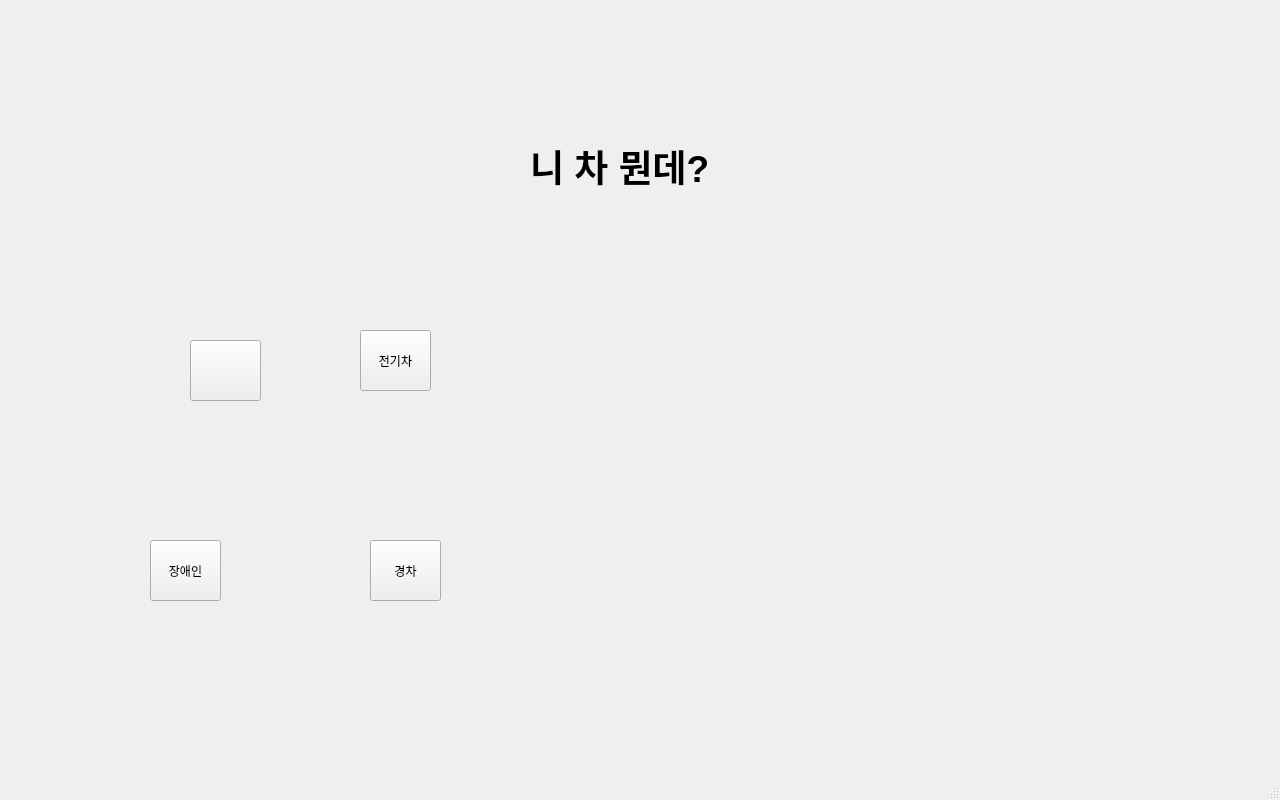
<?xml version="1.0" encoding="UTF-8"?>
<ui version="4.0">
 <class>MainWindow</class>
 <widget class="QMainWindow" name="MainWindow">
  <property name="geometry">
   <rect>
    <x>0</x>
    <y>0</y>
    <width>1280</width>
    <height>800</height>
   </rect>
  </property>
  <property name="windowTitle">
   <string>MainWindow</string>
  </property>
  <widget class="QWidget" name="centralwidget">
   <property name="styleSheet">
    <string notr="true">background image: url(:/parkinglot/test3.png)</string>
   </property>
   <widget class="QLabel" name="label">
    <property name="geometry">
     <rect>
      <x>-30</x>
      <y>10</y>
      <width>1280</width>
      <height>800</height>
     </rect>
    </property>
    <property name="styleSheet">
     <string notr="true">background-image: url(:/parkinglot/test3.png);
background-repeat: no-repeat;          /* 반복 방지 */
background-position: center;           /* 중앙 배치 */
border-image: url(:/parkinglot/test3.png) 0 0 0 0 stretch stretch;
</string>
    </property>
    <property name="text">
     <string/>
    </property>
   </widget>
   <widget class="QPushButton" name="pushButton">
    <property name="geometry">
     <rect>
      <x>360</x>
      <y>330</y>
      <width>71</width>
      <height>61</height>
     </rect>
    </property>
    <property name="text">
     <string>전기차</string>
    </property>
   </widget>
   <widget class="QLabel" name="label_2">
    <property name="geometry">
     <rect>
      <x>530</x>
      <y>140</y>
      <width>351</width>
      <height>51</height>
     </rect>
    </property>
    <property name="font">
     <font>
      <pointsize>28</pointsize>
      <bold>true</bold>
     </font>
    </property>
    <property name="text">
     <string>니 차 뭔데?</string>
    </property>
    <property name="textFormat">
     <enum>Qt::TextFormat::AutoText</enum>
    </property>
   </widget>
   <widget class="QPushButton" name="pushButton_2">
    <property name="geometry">
     <rect>
      <x>190</x>
      <y>340</y>
      <width>71</width>
      <height>61</height>
     </rect>
    </property>
    <property name="autoFillBackground">
     <bool>false</bool>
    </property>
    <property name="text">
     <string/>
    </property>
    <property name="icon">
     <iconset resource="resources.qrc">
      <normaloff>:/parkinglot/003.png</normaloff>:/parkinglot/003.png</iconset>
    </property>
    <property name="iconSize">
     <size>
      <width>100</width>
      <height>100</height>
     </size>
    </property>
    <property name="autoExclusive">
     <bool>false</bool>
    </property>
   </widget>
   <widget class="QPushButton" name="pushButton_3">
    <property name="geometry">
     <rect>
      <x>150</x>
      <y>540</y>
      <width>71</width>
      <height>61</height>
     </rect>
    </property>
    <property name="text">
     <string>장애인</string>
    </property>
   </widget>
   <widget class="QPushButton" name="pushButton_4">
    <property name="geometry">
     <rect>
      <x>370</x>
      <y>540</y>
      <width>71</width>
      <height>61</height>
     </rect>
    </property>
    <property name="text">
     <string>경차</string>
    </property>
   </widget>
  </widget>
  <widget class="QMenuBar" name="menubar">
   <property name="geometry">
    <rect>
     <x>0</x>
     <y>0</y>
     <width>1280</width>
     <height>33</height>
    </rect>
   </property>
  </widget>
  <widget class="QStatusBar" name="statusbar"/>
 </widget>
 <resources>
  <include location="resources.qrc"/>
 </resources>
 <connections>
  <connection>
   <sender>pushButton</sender>
   <signal>clicked()</signal>
   <receiver>MainWindow</receiver>
   <slot>next_screen()</slot>
   <hints>
    <hint type="sourcelabel">
     <x>335</x>
     <y>317</y>
    </hint>
    <hint type="destinationlabel">
     <x>371</x>
     <y>600</y>
    </hint>
   </hints>
  </connection>
  <connection>
   <sender>pushButton_2</sender>
   <signal>clicked()</signal>
   <receiver>MainWindow</receiver>
   <slot>next_screen()</slot>
   <hints>
    <hint type="sourcelabel">
     <x>227</x>
     <y>314</y>
    </hint>
    <hint type="destinationlabel">
     <x>248</x>
     <y>742</y>
    </hint>
   </hints>
  </connection>
  <connection>
   <sender>pushButton_3</sender>
   <signal>clicked()</signal>
   <receiver>MainWindow</receiver>
   <slot>next_screen()</slot>
   <hints>
    <hint type="sourcelabel">
     <x>208</x>
     <y>410</y>
    </hint>
    <hint type="destinationlabel">
     <x>208</x>
     <y>764</y>
    </hint>
   </hints>
  </connection>
  <connection>
   <sender>pushButton_4</sender>
   <signal>clicked()</signal>
   <receiver>MainWindow</receiver>
   <slot>next_screen()</slot>
   <hints>
    <hint type="sourcelabel">
     <x>318</x>
     <y>410</y>
    </hint>
    <hint type="destinationlabel">
     <x>317</x>
     <y>773</y>
    </hint>
   </hints>
  </connection>
 </connections>
 <slots>
  <slot>next_screen()</slot>
 </slots>
</ui>
